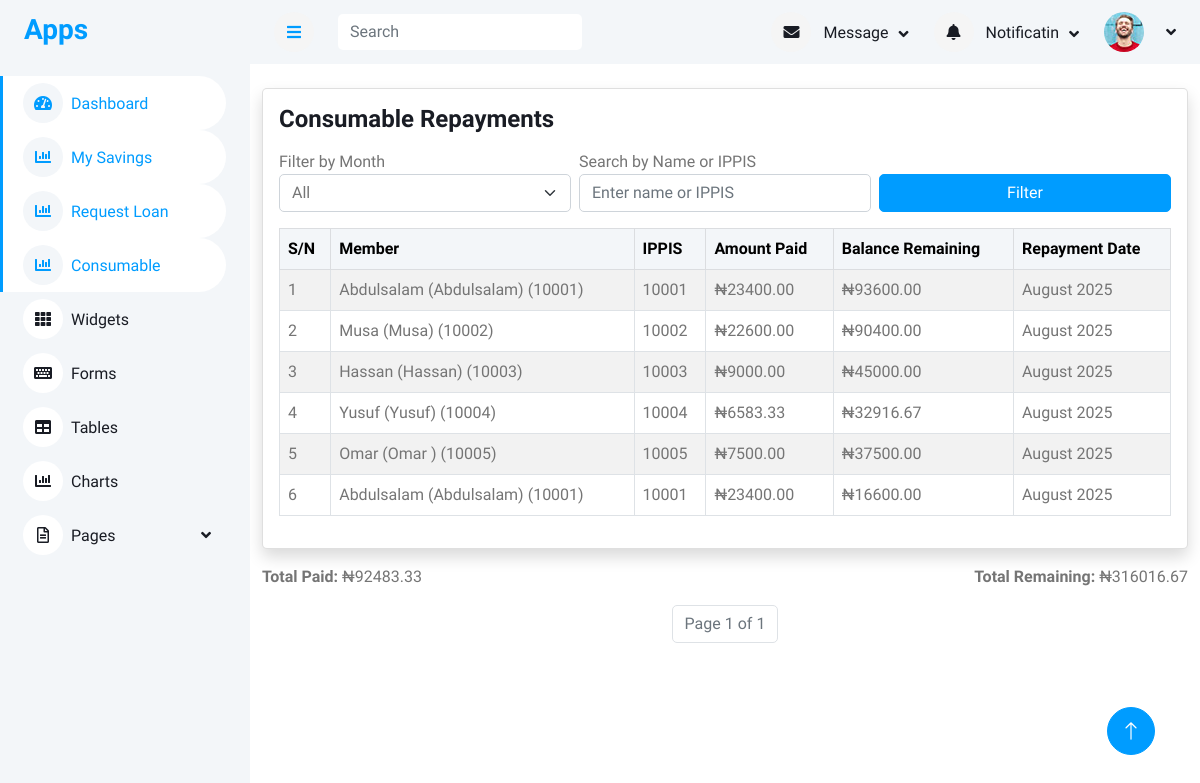
Page /consumable_repayments_list on the committed database.
### consumable/models.py (models this page shows, shortened)
class PaybackConsumable(models.Model):
    consumable_request = models.ForeignKey(ConsumableRequest, on_delete=models.CASCADE, related_name="repayments")
    amount_paid = models.DecimalField(max_digits=10, decimal_places=2)
    repayment_date = models.DateField()
    balance_remaining = models.DecimalField(max_digits=10, decimal_places=2, null=True, blank=True)

class ConsumableRequest(models.Model):
    STATUS_CHOICES = [
        ('Pending', 'Pending'),
        ('Approved', 'Approved'),
        ('Declined', 'Declined'),
        ('Paid', 'Paid'),
    ]
    user = models.ForeignKey(User, on_delete=models.CASCADE)
    date_created = models.DateTimeField(auto_now_add=True)
    status = models.CharField(max_length=10, choices=STATUS_CHOICES, default='Pending')

### accounts/models.py (models this page shows, shortened)
class User(AbstractUser):
    first_name = models.CharField(max_length=100)
    last_name = models.CharField(max_length=100)
    other_name = models.CharField(max_length=100)
    date_of_birth = models.DateField(blank=True,null=True)
    username = models.CharField(max_length=100, unique=True)
    department = models.CharField(max_length=100)
    unit = models.CharField(max_length=100)
    gender = models.ForeignKey(Gender, on_delete=models.CASCADE, blank=True, null=True)
    group = models.ForeignKey(UserGroup, on_delete=models.CASCADE, blank=True, null=True)
    marital_status = models.ForeignKey(MaritalStatus,on_delete=models.SET_NULL, null=True, blank=True)
    religion = models.ForeignKey(Religion, on_delete=models.SET_NULL, null=True, blank=True,)
    passport = models.ImageField(upload_to='passport', blank=True, null=True)
    member_number = models.CharField(max_length=100)
    def __str__(self):
        return f"{self.first_name} ({self.last_name})"

class Member(models.Model):
    member = models.OneToOneField(User, on_delete=models.SET_NULL, null=True, blank=True)
    ippis = models.IntegerField(unique=True)  # Required and unique
    total_savings = models.DecimalField(max_digits=12, decimal_places=2, blank=True, null=True)
    def __str__(self):
        return f"{self.member} ({self.ippis})"

### consumable/views.py (the view)
# urls.py: path('consumable_repayments_list', views.consumable_repayments_list, name='consumable_repayments_list'),
def consumable_repayments_list(request):
    repayments_qs = PaybackConsumable.objects.select_related(
        "consumable_request", "consumable_request__user"
    ).order_by("-repayment_date")
    selected_month = request.GET.get("month")
    user_search = request.GET.get("user_search", "").strip()
    filters = Q()
    if selected_month:
        parsed_date = datetime.strptime(selected_month, "%Y-%m")
        filters &= Q(
            repayment_date__year=parsed_date.year,
            repayment_date__month=parsed_date.month
        )
    if user_search:
        filters &= (
            Q(consumable_request__user__first_name__icontains=user_search) |
            Q(consumable_request__user__last_name__icontains=user_search) |
            Q(consumable_request__user__member__ippis__icontains=user_search)
        )
    repayments_qs = repayments_qs.filter(filters)
    paginator = Paginator(repayments_qs, 25)
    page_number = request.GET.get("page")
    page_obj = paginator.get_page(page_number)
    total_paid = repayments_qs.aggregate(total=Sum("amount_paid"))["total"] or 0
    total_remaining = repayments_qs.aggregate(total=Sum("balance_remaining"))["total"] or 0
    months = PaybackConsumable.objects.annotate(
        month=TruncMonth("repayment_date")
    ).values_list("month", flat=True).distinct().order_by("-month")
    context = {
        "page_obj": page_obj,
        "total_paid": total_paid,
        "total_remaining": total_remaining,
        "months": months,
        "selected_month": selected_month,
        "user_search": user_search,
    }
    return render(request, "consumables/consumable_repayments_list.html", context)

### templates/consumables/consumable_repayments_list.html (shortened to what this page needs)
{% extends "base/base.html" %}
{% block content %}
<div class="container mt-4">
    <div class="card shadow col-md-12">
        <div class="card-body">
           <h4 class="mb-3">Consumable Repayments</h4>
    <form method="get" class="row g-2 mb-3">
        <div class="col-md-4">
            <label>Filter by Month</label>
            <select name="month" class="form-select">
                <option value="">All</option>
            </select>
        </div>
        <div class="col-md-4">
            <label>Search by Name or IPPIS</label>
            <input type="text" name="user_search" value="{{ request.GET.user_search }}" class="form-control"
                placeholder="Enter name or IPPIS">
        </div>
        <div class="col-md-4 d-flex align-items-end">
            <button type="submit" class="btn btn-primary w-100">Filter</button>
        </div>
    </form>
    <div class="table-responsive">
        <table class="table table-bordered table-striped">
            <thead class="table-light">
                <tr>
                    <th>S/N</th>
                    <th>Member</th>
                    <th>IPPIS</th>
                    <th>Amount Paid</th>
                    <th>Balance Remaining</th>
                    <th>Repayment Date</th>
                </tr>
            </thead>
            <tbody>
                {% for repay in page_obj %}
                <tr>
                    <td>{{forloop.counter}}</td>
                    <td>{{ repay.consumable_request.user.member }}</td>
                    <td>{{ repay.consumable_request.user.member.ippis }}</td>
                    <td>₦{{ repay.amount_paid|floatformat:2 }}</td>
                    <td>₦{{ repay.balance_remaining|floatformat:2 }}</td>
                    <td>{{ repay.repayment_date|date:"F Y" }}</td>
                </tr>
                {% empty %}
                <tr>
                    <td colspan="5" class="text-center">No repayments available.</td>
                </tr>
                {% endfor %}
            </tbody>
        </table>
    </div>
        </div>
    </div>
    <div class="mt-3 d-flex justify-content-between">
        <div><strong>Total Paid:</strong> ₦{{ total_paid|floatformat:2 }}</div>
        <div><strong>Total Remaining:</strong> ₦{{ total_remaining|floatformat:2 }}</div>
    </div>
    <div class="d-flex justify-content-center mt-3">
        <ul class="pagination">
            <li class="page-item disabled">
                <a class="page-link">Page {{ page_obj.number }} of {{ page_obj.paginator.num_pages }}</a>
            </li>
        </ul>
    </div>
</div>
{% endblock %}

### static/css/style.css (style rules this page uses)
:root { --primary: #009CFF; --light: #F3F6F9; --dark: #191C24; }
.btn { transition: .5s; }
.btn.btn-primary { color: #FFFFFF; }

### rows in the picture
PaybackConsumable: consumable_request.user.member "Abdulsalam (Abdulsalam) (10001)", consumable_request.user.member.ippis "10001", amount_paid "23400.00", balance_remaining "93600.00", repayment_date "August 2025"
PaybackConsumable: consumable_request.user.member "Musa (Musa) (10002)", consumable_request.user.member.ippis "10002", amount_paid "22600.00", balance_remaining "90400.00", repayment_date "August 2025"
PaybackConsumable: consumable_request.user.member "Hassan (Hassan) (10003)", consumable_request.user.member.ippis "10003", amount_paid "9000.00", balance_remaining "45000.00", repayment_date "August 2025"
PaybackConsumable: consumable_request.user.member "Yusuf (Yusuf) (10004)", consumable_request.user.member.ippis "10004", amount_paid "6583.33", balance_remaining "32916.67", repayment_date "August 2025"
PaybackConsumable: consumable_request.user.member "Omar (Omar ) (10005)", consumable_request.user.member.ippis "10005", amount_paid "7500.00", balance_remaining "37500.00", repayment_date "August 2025"
PaybackConsumable: consumable_request.user.member "Abdulsalam (Abdulsalam) (10001)", consumable_request.user.member.ippis "10001", amount_paid "23400.00", balance_remaining "16600.00", repayment_date "August 2025"

### other values in the picture
{{ total_paid|floatformat:2 }} "92483.33"
{{ total_remaining|floatformat:2 }} "316016.67"
{{ page_obj.number }} "1"
{{ page_obj.paginator.num_pages }} "1"
